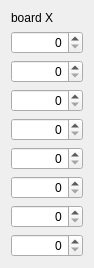
<?xml version="1.0" encoding="UTF-8"?>
<ui version="4.0">
 <class>DacSpinBoxesClass</class>
 <widget class="QWidget" name="DacSpinBoxesClass">
  <property name="geometry">
   <rect>
    <x>0</x>
    <y>0</y>
    <width>94</width>
    <height>239</height>
   </rect>
  </property>
  <property name="windowTitle">
   <string>DacSpinBoxes</string>
  </property>
  <layout class="QVBoxLayout" name="verticalLayout">
   <item>
    <widget class="QLabel" name="labelBoardNr">
     <property name="text">
      <string>board X</string>
     </property>
    </widget>
   </item>
   <item>
    <widget class="QSpinBox" name="spinBoxChannel1">
     <property name="alignment">
      <set>Qt::AlignRight|Qt::AlignTrailing|Qt::AlignVCenter</set>
     </property>
     <property name="maximum">
      <number>65535</number>
     </property>
    </widget>
   </item>
   <item>
    <widget class="QSpinBox" name="spinBoxChannel2">
     <property name="alignment">
      <set>Qt::AlignRight|Qt::AlignTrailing|Qt::AlignVCenter</set>
     </property>
     <property name="maximum">
      <number>65535</number>
     </property>
    </widget>
   </item>
   <item>
    <widget class="QSpinBox" name="spinBoxChannel3">
     <property name="alignment">
      <set>Qt::AlignRight|Qt::AlignTrailing|Qt::AlignVCenter</set>
     </property>
     <property name="maximum">
      <number>65535</number>
     </property>
    </widget>
   </item>
   <item>
    <widget class="QSpinBox" name="spinBoxChannel4">
     <property name="alignment">
      <set>Qt::AlignRight|Qt::AlignTrailing|Qt::AlignVCenter</set>
     </property>
     <property name="maximum">
      <number>65535</number>
     </property>
    </widget>
   </item>
   <item>
    <widget class="QSpinBox" name="spinBoxChannel5">
     <property name="alignment">
      <set>Qt::AlignRight|Qt::AlignTrailing|Qt::AlignVCenter</set>
     </property>
     <property name="maximum">
      <number>65535</number>
     </property>
    </widget>
   </item>
   <item>
    <widget class="QSpinBox" name="spinBoxChannel6">
     <property name="alignment">
      <set>Qt::AlignRight|Qt::AlignTrailing|Qt::AlignVCenter</set>
     </property>
     <property name="maximum">
      <number>65535</number>
     </property>
    </widget>
   </item>
   <item>
    <widget class="QSpinBox" name="spinBoxChannel7">
     <property name="alignment">
      <set>Qt::AlignRight|Qt::AlignTrailing|Qt::AlignVCenter</set>
     </property>
     <property name="maximum">
      <number>65535</number>
     </property>
    </widget>
   </item>
   <item>
    <widget class="QSpinBox" name="spinBoxChannel8">
     <property name="alignment">
      <set>Qt::AlignRight|Qt::AlignTrailing|Qt::AlignVCenter</set>
     </property>
     <property name="maximum">
      <number>65535</number>
     </property>
    </widget>
   </item>
  </layout>
 </widget>
 <layoutdefault spacing="6" margin="11"/>
 <resources/>
 <connections/>
</ui>
